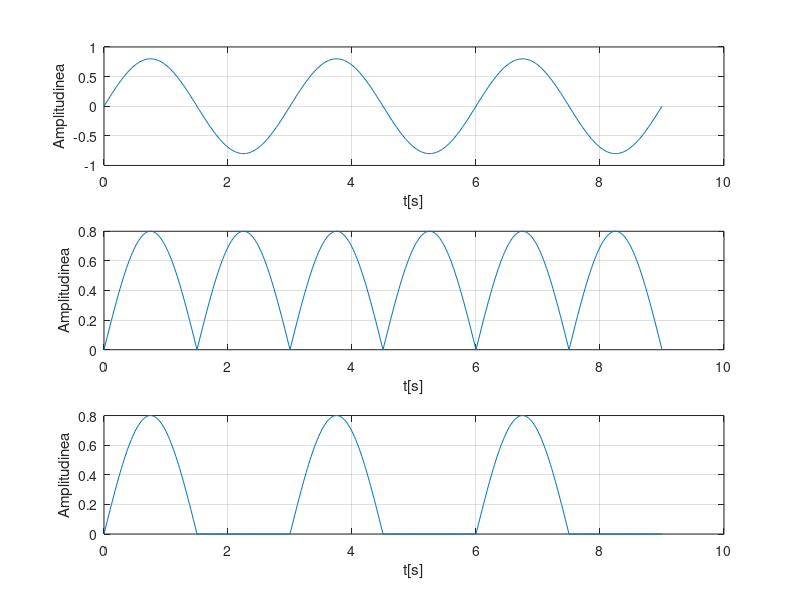

MATLAB code for this plot:
%rezolutie temporara 20ms=0.02s
t=0:0.02:9; % vor fi afisate 3 perioade
T=3;
F=1/T;
A=0.8;
s1=A*sin(2*pi*F*t); %semnalul initial
subplot(3,1,1) , plot(t,s1),grid
xlabel('t[s]')
ylabel('Amplitudinea')
s2=abs(s1); %semnalul in modul
subplot(3,1,2) ,plot(t,s2),grid
xlabel('t[s]')
ylabel('Amplitudinea')
sr=(s1+s2)/2; %semnalul redresat
subplot(3,1,3) ,plot(t,sr),grid
xlabel('t[s]')
ylabel('Amplitudinea')